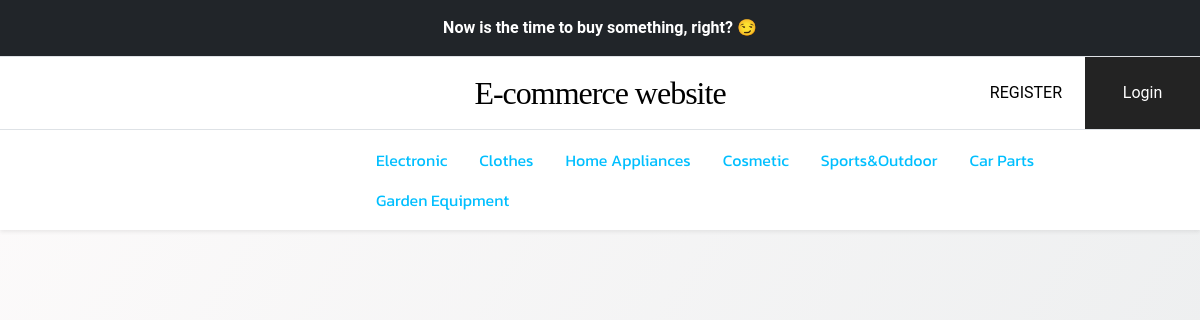
The page /gardenequipment/ on the database as committed earlier.
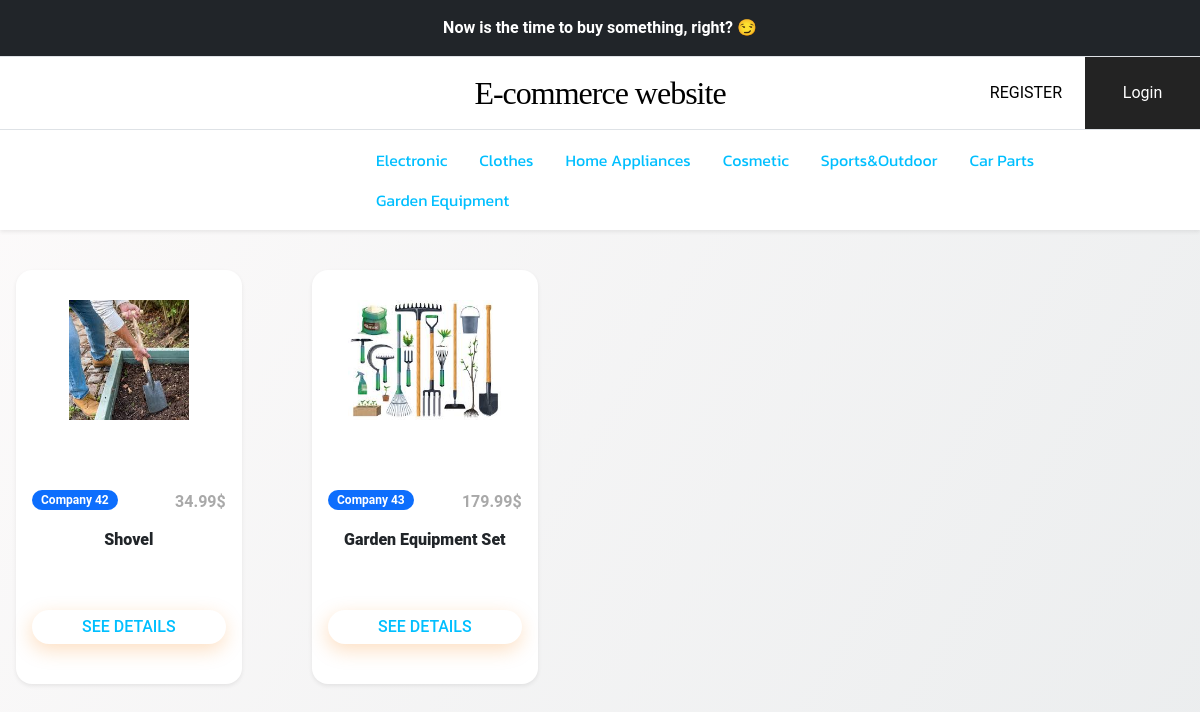
The same page on the database as committed later.
### ecommerceapp/models.py (models this page shows, shortened)
class ProductsOnSale(models.Model):
    companyname = models.CharField(max_length=50)
    productType = models.CharField(max_length=30)
    productName = models.CharField(max_length=100)
    productPrice = models.FloatField()
    productdescription = models.CharField(max_length=800)
    creationDate = models.DateTimeField(auto_now_add= True)
    product_image = models.FileField(blank=True)

### ecommerceapp/views.py (the view)
# urls.py: path('gardenequipment/', views.garden_equipment_page, name="gardenequipment"),
def garden_equipment_page(request):
    garden_equipment_items = models.ProductsOnSale.objects.filter(Q(productType="Gardan Equipment")).all()
    garden_equipment_items_dict={"garden_equipment_items": garden_equipment_items}
    return render(request,'ecommerceapp/gardenequipment.html', context=garden_equipment_items_dict)

### ecommerceapp/templates/ecommerceapp/gardenequipment.html (shortened to what this page needs)
{% extends "base.html" %}
{% block content %}
<main>
    <div class="container-fluid bg-transparent my-4 p-3" >
        <div class="row row-cols-1 row-cols-sm-2 row-cols-md-4 g-3">
            {% for item in garden_equipment_items %}
            <div class="col">
                <div class="card h-100 shadow-sm">
                    <figure class="mb-4">
                        <img src="{{item.product_image.url}}" class="card-img-top" alt="...">
                    </figure>
                    <div class="card-body">
                        <div class="clearfix mb-3">
                            <span class="float-start badge rounded-pill bg-primary">{{item.companyname}}</span>
                            <span class="float-end price-hp">{{item.productPrice}}&dollar;</span>
                        </div>
                        <h5 class="card-title text-center">{{item.productName}}</h5>
                        <div class="text-center my-4">
                            <a href="/detail/{{item.pk}}" class="btn btn-warning">See Details</a>
                        </div>
                    </div>
                </div>
            </div>
            {% endfor %}
        </div>
    </div>
</main>
{% endblock %}

Rows that differ between the two databases and show on the page:
added ProductsOnSale: product_image (picture), companyname "Company 42", productPrice "34.99", productName "Shovel"
added ProductsOnSale: product_image (picture), companyname "Company 43", productPrice "179.99", productName "Garden Equipment Set"
